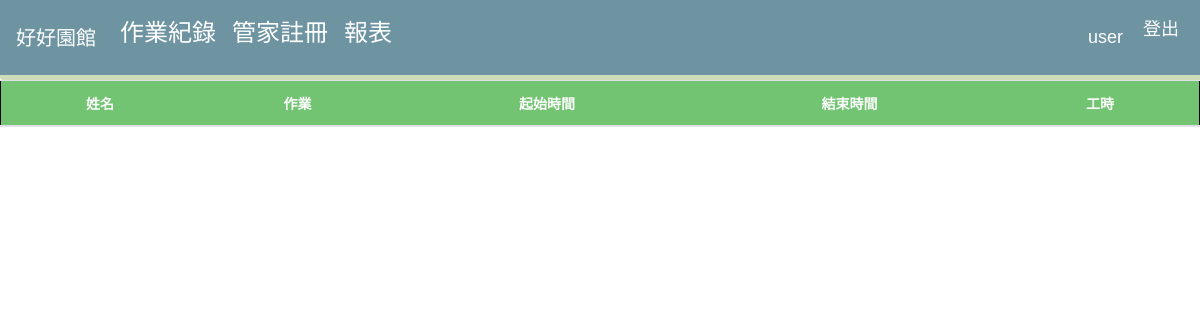
The page /report/ (signed in) on the database as committed earlier.
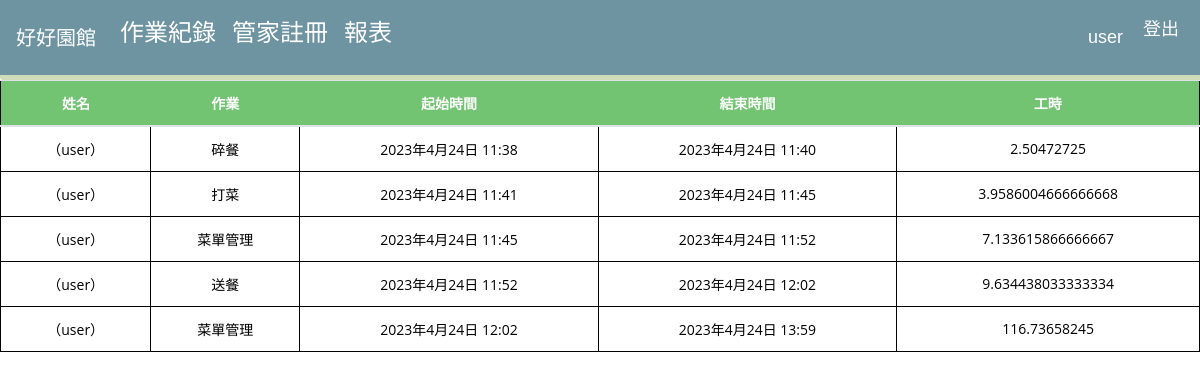
The same page on the database as committed later.
### chamberlain/models.py (models this page shows, shortened)
class Attendance(models.Model):
    user = models.ForeignKey(User, on_delete=models.CASCADE, related_name='user_id')
    items = models.ForeignKey(DetailItem, on_delete=models.CASCADE,related_name='detail_item')
    content = models.CharField(max_length=20,blank=True)
    start_time = models.DateTimeField(auto_created=True)
    end_time = models.DateTimeField(auto_now=False, blank=True,null=True)
    spend_time = models.FloatField(default=0)

### chamberlain/views.py (the view)
# urls.py: path('report/',views.report,name='report'),
def report(request):
    user = request.user
    is_superuser = User.objects.get(id=user.id).is_superuser
    if is_superuser:
        reports = Attendance.objects.all()
    else:
        reports = Attendance.objects.filter(user_id=user.id)
    return render(request,'account/report.html',{'reports':reports})

### chamberlain/templates/account/report.html (shortened to what this page needs)
{% extends 'base.html' %}
{% block content %}
    <table class="table">
      <thead>
        <tr>
            <th scope="col">姓名</th>
            <th scope="col">作業</th>
            <th scope="col">起始時間</th>
            <th scope="col">結束時間</th>
            <th scope="col">工時</th>
        </tr>
      </thead>
      <tbody>
      {% for report in reports %}
      <tr>
          <td>{{ report.user.first_name }}（{{ report.user.username }}）</td>
          <td>{{ report.content }}</td>
          <td>{{ report.start_time }}</td>
          <td>{{ report.end_time }}</td>
          <td>{{ report.spend_time }}</td>
        </tr>
    {% endfor %}
      </tbody>
    </table>
{% endblock %}

Rows that differ between the two databases and show on the page:
added Attendance: user.username "user", content "碎餐", start_time "2023年4月24日 11:38", end_time "2023年4月24日 11:40", spend_time "2.50472725"
added Attendance: user.username "user", content "打菜", start_time "2023年4月24日 11:41", end_time "2023年4月24日 11:45", spend_time "3.9586004666666668"
added Attendance: user.username "user", content "菜單管理", start_time "2023年4月24日 11:45", end_time "2023年4月24日 11:52", spend_time "7.133615866666667"
added Attendance: user.username "user", content "送餐", start_time "2023年4月24日 11:52", end_time "2023年4月24日 12:02", spend_time "9.634438033333334"
added Attendance: user.username "user", content "菜單管理", start_time "2023年4月24日 12:02", end_time "2023年4月24日 13:59", spend_time "116.73658245"
